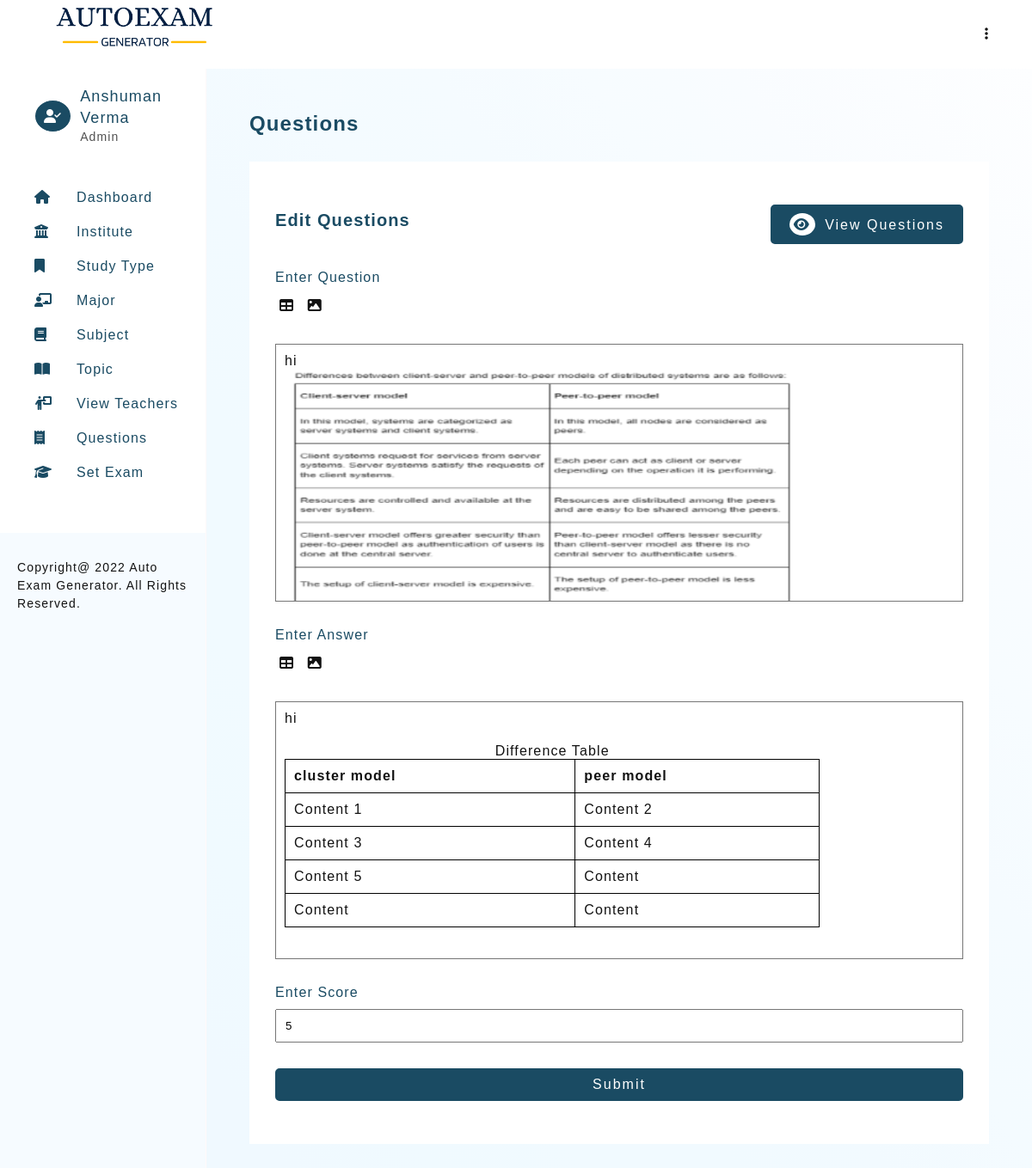
The page /autoexam/question-3-edit.php?edit=32 (signed in) on the database its author committed.
### tables this page shows
CREATE TABLE `teacher_profile` (
  `teacher_id` int(11) NOT NULL,
  `teacher_firstname` varchar(30) NOT NULL,
  `teacher_lastname` varchar(30) NOT NULL,
  `email` varchar(50) DEFAULT NULL,
  `password` varchar(100) NOT NULL,
  `type` enum('Admin','Teacher') NOT NULL DEFAULT 'Teacher',
  `addedOn` datetime DEFAULT current_timestamp()
);

CREATE TABLE `question_bank` (
  `question_id` int(11) NOT NULL,
  `subject_topic_id` int(11) DEFAULT NULL,
  `question_abbr` varchar(30) DEFAULT NULL,
  `question` longtext NOT NULL,
  `optionA` longtext NOT NULL,
  `optionB` longtext NOT NULL,
  `optionC` longtext NOT NULL,
  `optionD` longtext NOT NULL,
  `answer` longtext NOT NULL,
  `score` int(11) NOT NULL,
  `questionAddedBy` int(11) DEFAULT NULL,
  `questionAddedOn` datetime DEFAULT current_timestamp()
);

### autoexam/includes/config.php (called while the page is built, shortened)
<?php
    $sitename = "Auto Exam Generator";

### autoexam/question-3-edit.php (the view, shortened to what this page needs)
<?php
    require_once './templates/header.php';
    if(isset($_GET['edit']))
    {
        $questionQ = mysqli_query($connection,
            "SELECT * FROM `question_bank`
            WHERE `question_bank`.`question_id` = '$_GET[edit]'"
        );
        if(mysqli_num_rows($questionQ) == 1 )
        {
            $questionRow = mysqli_fetch_assoc($questionQ);
            $question = $questionRow['question'];
            $answer = $questionRow['answer'];
            $score = $questionRow['score'];
?>
<section>
    <h3 class="heading">Questions</h3>
    <div class="card">
        <div class="card-heading">
            <div>
                <h4 class="sub-heading">Edit Questions</h4>
            </div>
            <a href="question-view.php" class="btn  btn-green"><i class="fa-solid fa-eye"></i> View Questions</a>
        </div>
        <form method="post" class="form-container g-large">
            <div>
                <label for="">Enter Question</label>
                <div>
                    <a href="javascript:void(0)" class="icon-btn" title="Add Table" onclick="displayEditorForm('table-block', 'questionContent', 'questionEditor')"><i class="fa-solid fa-table"></i></a>
                    <a href="javascript:void(0)" class="icon-btn" title="Add Image" onclick="displayEditorForm('upload-block', 'questionContent', 'questionEditor')"><i class="fa-solid fa-image"></i></a>
                </div>
            </div>
            <div id="questionEditor" class="editor" contenteditable="true" onkeyup="addContent(this.innerHTML, 'questionContent')" aria-placeholder="Enter Question">
            <?= $question; ?>
            </div>
            <div>
                <label for="answer" class="form-label">Enter Answer</label>
                <div>
                    <a href="javascript:void(0)" class="icon-btn" title="Add Table"  onclick="displayEditorForm('table-block', 'answerContent', 'answerEditor')"><i class="fa-solid fa-table"></i></a>
                    <a href="javascript:void(0)" class="icon-btn" title="Add Image" onclick="displayEditorForm('upload-block', 'answerContent', 'answerEditor')"><i class="fa-solid fa-image"></i></a>
                </div>
            </div>
            <div id="answerEditor" class="editor" contenteditable="true" onkeyup="addContent(this.innerHTML, 'answerContent')" aria-placeholder="Enter Answer">
            <?= $answer; ?>
            </div>
            <div>
                <label for="score" class="form-label">Enter Score</label>
                <input type="number" name="score" class="form-control" id="score" placeholder="Enter score" value="<?= $score; ?>">
            </div>
            <button type="submit" class="btn btn-green" name="submit" onclick="contentAdd()">Submit</button>
        </form>
    </div>
</section>
<?php
}
}
    require_once './templates/footer.php';
?>

### autoexam/templates/header.php (shortened to what this page needs)
<?php
    require './includes/config.php';
    require_once './includes/connection.php';
    if(isset($_SESSION['user']))
    {
        $userQuery = mysqli_query($connection, "SELECT * FROM teacher_profile WHERE email = '$_SESSION[user]'");
        $userRow = mysqli_fetch_assoc($userQuery);
    }
?>
<!DOCTYPE html>
<html lang="en">
<head>
    <link rel="stylesheet" href="./assets/css/main.css">
    <link rel="stylesheet" href="./assets/css/style.css">
    <link rel="stylesheet" href="https://cdnjs.cloudflare.com/ajax/libs/font-awesome/6.1.1/css/all.min.css">
</head>
<body>
    <header class="admin-header">
        <h1 class="title">
            <img src="./assets/images/logo.png" alt="Auto Exam Generator" height="60px">
        </h1>
        <div>
            <ul>
                <li class="dropmenu">
                    <a href="#"><i class="fa-solid fa-ellipsis-vertical"></i></a>
                </li>
            </ul>
        </div>
    </header>
    <aside id="asideMenu">
        <div class="profile-header" id="profile-header2">
            <?php
                if($_SESSION['userType'] == 'Admin')
                {
                    echo "<i class=\"fa-solid fa-user-check\"></i>";
                }
                else
                {
                    echo "<i class=\"fa-solid fa-user\"></i>";
                }
            ?>
            <div>
                <h2>
                    <?=
                        $userRow['teacher_firstname'] ." ". $userRow['teacher_lastname']
                    ?>
                </h2>
                <p> <?=  $_SESSION['userType']; ?> </p>
            </div>
        </div>
        <section id="nav-header">
            <nav>
                <ul class="navbar">
                    <li><a href="dashboard.php"><i class="fa-solid fa-house"></i><span>Dashboard</span></a></li>
                            <li><a href="institute-view.php"><i class="fa-solid fa-building-columns"></i><span>Institute</span></a></li>
                            <li><a href="studyType-view.php"><i class="fa-solid fa-bookmark"></i><span>Study Type</span></a></li>
                            <li><a href="major-view.php"><i class="fa-solid fa-chalkboard-user"></i><span>Major</span></a></li>
                            <li><a href="subject-view.php"><i class="fa-solid fa-book"></i><span>Subject</span></a></li>
                            <li><a href="topic-view.php"><i class="fa-solid fa-book-open"></i><span>Topic</span></a></li>
                    <?php
                        if($_SESSION['userType'] == 'Admin')
                        {
                    ?>
                            <li><a href="teacher-view.php"><i class="fa-solid fa-person-chalkboard"></i><span>View Teachers</span></a></li>
                    <?php
                        }
                    ?>
                    <li><a href="question-view.php"><i class="fa-solid fa-receipt"></i><span>Questions</span></a></li>
                    <li><a href="setExam-1.php"><i class="fa-solid fa-graduation-cap"></i><span>Set Exam</span></a></li>
                </ul>
            </nav>
        </section>
        <footer class="copyright">Copyright@
            <?= date("Y"); ?>
            <?= $sitename; ?>. All Rights Reserved.
        </footer>
    </aside>
    <main>

### autoexam/assets/css/main.css (style rules this page uses)
* { margin: 0; padding: 0; box-sizing: border-box; }
body { font-family: 'Gill Sans', 'Gill Sans MT', Calibri, 'Trebuchet MS', sans-serif; color: #121212; letter-spacing: 0.07em; }
html { scroll-behavior: smooth; }
a { text-decoration: none; }
ul { list-style: none; }
.btn { padding: 8px 20px; border-radius: 5px; transition: all 0.2s; letter-spacing: 2px; font-size: 16px; }
.btn i { border-radius: 50%; padding: 5px; margin-right: 5px; transition: all 0.2s; }
.btn-green { background-color: #1a4b63; color: #fff; border: solid 2px #1a4b63; }
.btn-green i { background-color: #fff; color: #1a4b63; }

### autoexam/assets/css/style.css (style rules this page uses)
:root { --primary-color: #1a4b63; }
body { color: #121212; }
.admin-header { padding: 0 50px; background-color: #fff; display: flex; justify-content: space-between; width: 100%; z-index: 12; height: 10vh; line-height: 10vh; position: fixed; top: 0; left: 0; }
.admin-header .dropmenu { position: relative; text-align: right; }
.admin-header .dropmenu a { color: #121212; }
aside { width: 50%; background-color: #fff; height: 100%; overflow: auto; position: fixed; display: flex; flex-direction: column; justify-content: space-between; border-right: solid 1px rgb(255, 249, 249); display: none; background-color: #f6fbff; }
aside > #nav-header { padding: 20px 20px 50px 40px; display: grid; grid-template-columns: 1fr; row-gap: 20px; align-content: start; background-color: #fff; }
h1.title { color: var(--primary-color); font-size: 18px; }
.profile-header { display: flex; justify-content: flex-start; align-items: center; line-height: 1.4; padding: 20px 20px 20px 40px; background-color: #fff; }
.profile-header > i { border-radius: 50%; color: #fff; border: solid 1px; padding: 10px; background-color: var(--primary-color); margin-right: 10px; }
.profile-header > div > h2 { color: var(--primary-color); font-size: 18px; font-weight: normal; }
.profile-header > div > p { color: #515151; font-size: 14px; }
aside > #nav-header > nav > ul { line-height: 2.5; }
aside > #nav-header > nav > ul > li > a { color: var(--primary-color); font-size: 16px; display: block; }
aside > #nav-header > nav > ul > li > a > i { display: inline-block; width: 30px; }
aside > #nav-header > nav > ul > li > a > span { margin-left: 19px; }
aside > footer { background-color: #f6fbff; padding: 30px 20px 30px; line-height: 1.5; font-size: 14px; }
main { background-image: linear-gradient(to right top, #f0f9ff, #f0f9ff, #f0faff, #f1faff, #f1faff, #f2faff, #f4fbff, #f5fbff, #f7fcff, #f9fcff, #fbfdff, #fdfeff); min-height: 100vh; padding: 50px 50px; margin-top: 10vh; }
main > section { margin-bottom: 100px; }
.heading { color: var(--primary-color); margin-bottom: 30px; font-size: 24px; font-weight: 600; }
.sub-heading { color: var(--primary-color); margin-bottom: 10px; font-size: 20px; font-weight: 600; }
.card { background-color: #fff; padding: 50px 30px; }
.card-heading { display: flex; justify-content: space-between; align-items: center; margin-bottom: 30px; flex-direction: column; }
.form-container { display: grid; grid-template-columns: 1fr; }
.g-large { grid-gap: 30px; }
.form-container > div > label, .form-label { display: block; color: var(--primary-color); margin-bottom: 10px; }
.form-container .form-control { width: 100%; padding: 10px; }
.form-container > button { grid-template-columns: 200px; }
.w-img { max-width: 100%; }
@media (min-width: 992px) { aside { display: block; width: 20%; } }
@media (min-width: 992px) { main { margin-left: 20%; width: 80%; } }
@media (min-width: 992px) { .card-heading { flex-direction: row; } }
.form-control { display: block; width: 100%; padding: 10px; }
.icon-btn { padding: 5px; display: inline-block; background: transparent; border: none; color: #121212; }
.editor { border: solid 1px rgb(118, 118, 118); width: 100%; padding: 10px; min-height: 300px; height: 300px; overflow: auto; }
.editor img { max-width: 80%; display: block; cursor: pointer; }
.editable-table { width: 80%; margin: 20px 0; border: solid 1px #000; border-collapse: collapse; margin-bottom: 10px; }
.editable-table tr td, .editable-table tr th, .editable-table tr td, .editable-table tr th { border: solid 1px #000; padding: 10px; text-align: left; }

### rows shown on the page
teacher_profile: teacher_firstname "Anshuman", teacher_lastname "Verma"
question_bank: question "hi", question (picture), answer "hi Difference Table cluster model peer model Content 1 Content 2 Content 3 Content 4 Content 5 Content Content Content", score "5"

### other values the page prints
$_SESSION['userType'] "Admin"
$sitename "Auto Exam Generator"
